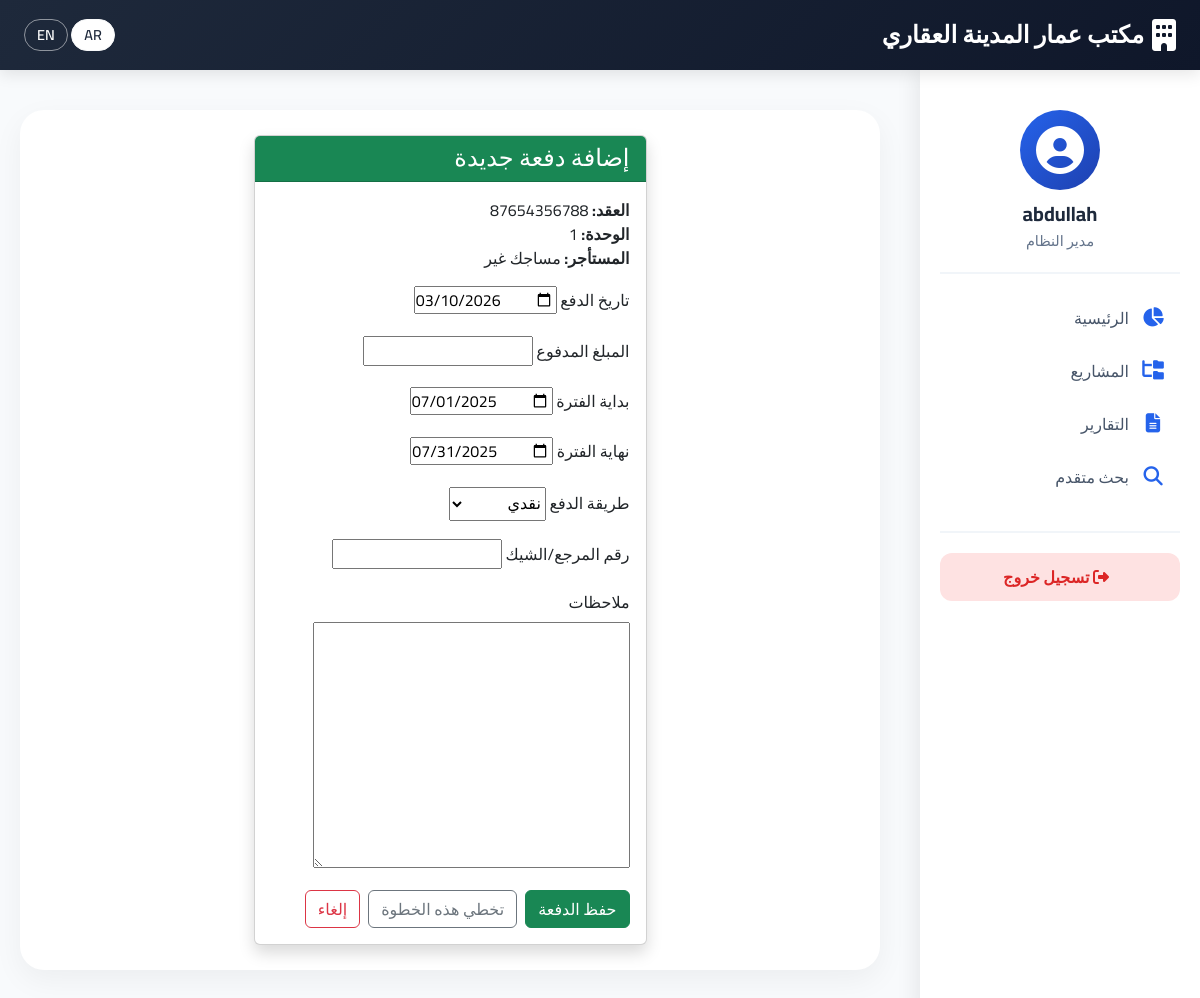
/add/payment/?contract=6 (signed in), run on the app's committed database.
### rentals/models.py (models this page shows, shortened)
class Contract(models.Model):
    RENT_TYPE_CHOICES = [
        ('monthly', 'شهري'),
        ('yearly', 'سنوي'),
    ]
    PAYMENT_INTERVAL_CHOICES = [
        ('monthly', 'شهري'),
        ('quarterly', 'ربع سنوي'),
        ('half_yearly', 'نصف سنوي'),
        ('yearly', 'سنوي'),
    ]
    contract_number = models.CharField(max_length=100, unique=True, verbose_name="رقم العقد")
    unit = models.ForeignKey(Unit, on_delete=models.CASCADE, related_name='contracts', verbose_name="الوحدة")
    tenant = models.ForeignKey(Tenant, on_delete=models.CASCADE, related_name='contracts', verbose_name="المستأجر")
    start_date = models.DateField(verbose_name="تاريخ بداية العقد")
    lease_duration_months = models.PositiveIntegerField(default=12, verbose_name="مدة العقد (بالأشهر)")
    rent_type = models.CharField(max_length=10, choices=RENT_TYPE_CHOICES, default='monthly', verbose_name="نوع الإيجار")
    rent_amount = models.DecimalField(max_digits=12, decimal_places=2, verbose_name="قيمة الإيجار")
    has_tax = models.BooleanField(default=True, verbose_name="تطبق الضريبة؟")
    tax_rate = models.DecimalField(max_digits=5, decimal_places=2, default=15.00, validators=[MinValueValidator(0), MaxValueValidator(100)], verbose_name="نسبة الضريبة (%)")
    payment_interval = models.CharField(max_length=20, choices=PAYMENT_INTERVAL_CHOICES, default='monthly', verbose_name="دورة السداد")
    is_active = models.BooleanField(default=True, verbose_name="العقد ساري؟")
    contract_file = models.FileField(upload_to='contracts/%Y/%m/', verbose_name="ملف العقد", blank=True, null=True)
    notes = models.TextField(blank=True, verbose_name="ملاحظات")
    created_at = models.DateTimeField(auto_now_add=True)
    updated_at = models.DateTimeField(auto_now=True)
    grace_period_days = models.PositiveIntegerField(default=0, verbose_name="فترة السماح (أيام)", help_text="عدد الأيام قبل بداية العقد التي لا تحتسب فيها الضريبة")
    class Meta:
        verbose_name = "عقد"
        verbose_name_plural = "العقود"
        ordering = ['-created_at']

class Unit(models.Model):
    UNIT_TYPES = [
        ('shop', 'محل تجاري'),
        ('apartment', 'شقة سكنية'),
        ('room', 'غرفة'),
        ('farm_unit', 'وحدة زراعية'),
        ('office', 'مكتب'),
        ('warehouse', 'مستودع'),
        ('other', 'أخرى'),
    ]
    sub_category = models.ForeignKey(SubCategory, on_delete=models.CASCADE, related_name='units', verbose_name="القسم الداخلي")
    unit_number = models.CharField(max_length=50, verbose_name="رقم/اسم الوحدة")
    unit_type = models.CharField(max_length=20, choices=UNIT_TYPES, verbose_name="نوع الوحدة")
    floor = models.IntegerField(verbose_name="الدور", null=True, blank=True)
    area = models.FloatField(verbose_name="المساحة (م²)", null=True, blank=True)
    is_rented = models.BooleanField(default=False, verbose_name="مؤجرة حالياً؟")
    notes = models.TextField(blank=True, verbose_name="ملاحظات")
    image = models.ImageField(upload_to='units/%Y/%m/', verbose_name="صورة الوحدة", blank=True, null=True)
    created_at = models.DateTimeField(auto_now_add=True)
    updated_at = models.DateTimeField(auto_now=True)
    class Meta:
        unique_together = ['sub_category', 'unit_number']
        verbose_name = "وحدة"
        verbose_name_plural = "الوحدات"
        ordering = ['sub_category', 'unit_number']

class Tenant(models.Model):
    name = models.CharField(max_length=200, verbose_name="الاسم الكامل")
    identity_number = models.CharField(max_length=50, verbose_name="رقم الهوية/الإقامة")
    phone = models.CharField(max_length=20, verbose_name="رقم الجوال")
    phone2 = models.CharField(max_length=20, blank=True, verbose_name="جوال آخر")
    email = models.EmailField(blank=True, verbose_name="البريد الإلكتروني")
    address = models.TextField(blank=True, verbose_name="العنوان")
    id_image = models.ImageField(upload_to=tenant_id_path, verbose_name="صورة الهوية", blank=True, null=True)
    notes = models.TextField(blank=True, verbose_name="ملاحظات")
    is_deleted = models.BooleanField(default=False, verbose_name="محذوف؟")
    created_at = models.DateTimeField(auto_now_add=True)
    class Meta:
        verbose_name = "مستأجر"
        verbose_name_plural = "المستأجرون"
        ordering = ['name']
        unique_together = ['identity_number', 'is_deleted']  # يسمح بتكرار الرقم مع is_deleted=True

### rentals/views.py (the view)
# urls.py: path('add/payment/', views.add_payment, name='add_payment'),
@login_required
@permission_required('rentals.add_payment', raise_exception=True)
def add_payment(request):
    contract_id = request.GET.get('contract') or request.session.get('new_contract_id')
    if not contract_id:
        messages.error(request, _('لم يتم تحديد العقد.'))
        return redirect('home')
    contract = get_object_or_404(Contract, pk=contract_id)
    if request.method == 'POST':
        if 'skip' in request.POST:
            for key in ['new_unit_id', 'new_tenant_id', 'new_contract_id']:
                request.session.pop(key, None)
            messages.success(request, _('تم إتمام عملية الإضافة بنجاح.'))
            return redirect('unit_detail', pk=contract.unit.id)
        form = PaymentForm(request.POST, request.FILES)
        if form.is_valid():
            payment = form.save(commit=False)
            payment.contract = contract
            payment.save()
            messages.success(request, _('تم إضافة الدفعة بنجاح.'))
        for key in ['new_unit_id', 'new_tenant_id', 'new_contract_id']:
            request.session.pop(key, None)
        return redirect('unit_detail', pk=contract.unit.id)
    else:
        initial_data = {
            'payment_date': date.today(),
            'for_period_start': contract.start_date,
            'for_period_end': contract.start_date + relativedelta(months=1) - timedelta(days=1),
        }
        form = PaymentForm(initial=initial_data)
    return render(request, 'rentals/add_payment.html', {'form': form, 'contract': contract})

### rentals/forms.py
class PaymentForm(forms.ModelForm):
    class Meta:
        model = Payment
        fields = ['payment_date', 'amount_paid', 'for_period_start', 'for_period_end', 'payment_method', 'reference_number', 'notes']
        labels = {
            'payment_date': _('تاريخ الدفع'),
            'amount_paid': _('المبلغ المدفوع'),
            'for_period_start': _('بداية الفترة'),
            'for_period_end': _('نهاية الفترة'),
            'payment_method': _('طريقة الدفع'),
            'reference_number': _('رقم المرجع/الشيك'),
            'notes': _('ملاحظات'),
        }
        widgets = {
            'payment_date': forms.DateInput(attrs={'type': 'date'}),
            'for_period_start': forms.DateInput(attrs={'type': 'date'}),
            'for_period_end': forms.DateInput(attrs={'type': 'date'}),
        }
    def __init__(self, *args, **kwargs):
        super().__init__(*args, **kwargs)
        self.fields['reference_number'].required = False
        self.fields['notes'].required = False

### rentals/templates/rentals/add_payment.html (shortened to what this page needs)
{% extends 'rentals/base.html' %}
{% load i18n %}
{% block content %}
<div class="row justify-content-center">
    <div class="col-md-8 col-lg-6">
        <div class="card shadow">
            <div class="card-header bg-success text-white">
                <h4 class="mb-0">{% trans "إضافة دفعة جديدة" %}</h4>
            </div>
            <div class="card-body">
                <p class="mb-3">
                    <strong>{% trans "العقد:" %}</strong> {{ contract.contract_number }}<br>
                    <strong>{% trans "الوحدة:" %}</strong> {{ contract.unit.unit_number }}<br>
                    <strong>{% trans "المستأجر:" %}</strong> {{ contract.tenant.name }}
                </p>
                <form method="post">
                    {% for field in form %}
                        <div class="mb-3">
                            <label for="{{ field.id_for_label }}" class="form-label">{{ field.label }}</label>
                            {{ field }}
                        </div>
                    {% endfor %}
                    <div class="d-flex gap-2">
                        <button type="submit" class="btn btn-success">
                             {% trans "حفظ الدفعة" %}
                        </button>
                        <button type="submit" name="skip" value="1" class="btn btn-outline-secondary">
                            {% trans "تخطي هذه الخطوة" %}
                        </button>
                        <a href="{% url 'unit_detail' contract.unit.id %}" class="btn btn-outline-danger">{% trans "إلغاء" %}</a>
                    </div>
                </form>
            </div>
        </div>
    </div>
</div>
{% endblock %}

### rentals/templates/rentals/base.html (shortened to what this page needs)
<!DOCTYPE html>
{% load static i18n %}
<html lang="ar" dir="rtl">
<head>
    <link rel="stylesheet" href="https://cdn.jsdelivr.net/npm/bootstrap@5.3.2/dist/css/bootstrap.rtl.min.css">
    <link rel="stylesheet" href="https://cdnjs.cloudflare.com/ajax/libs/font-awesome/6.5.1/css/all.min.css">
</head>
<body>
    <nav class="navbar navbar-custom">
        <div class="container-fluid px-4">
            <a class="navbar-brand" href="{% url 'home' %}">
                <i class="fas fa-building"></i>
                مكتب عمار المدينة العقاري
            </a>
            <div class="language-switcher">
                <form action="{% url 'set_language' %}" method="post" class="d-inline">
                    <button type="submit" name="language" value="ar" class="btn btn-sm btn-light">AR</button>
                    <button type="submit" name="language" value="en" class="btn btn-sm btn-outline-light">EN</button>
                </form>
            </div>
        </div>
    </nav>
    <div class="sidebar" id="sidebar">
        <div class="user-info">
            <div class="avatar">
                <i class="fas fa-user-circle"></i>
            </div>
            <h5>{{ user.get_username|default:"زائر" }}</h5>
            <p>{% if user.is_superuser %}مدير النظام{% else %}مستخدم{% endif %}</p>
        </div>
        <ul class="sidebar-menu">
            <li>
                <a href="{% url 'home' %}" {% if request.path == '/' %}class="active"{% endif %}>
                    <i class="fas fa-chart-pie"></i> الرئيسية
                </a>
            </li>
            <li>
                <a href="{% url 'main_categories' %}" {% if '/categories/' in request.path %}class="active"{% endif %}>
                    <i class="fas fa-folder-tree"></i> المشاريع
                </a>
            </li>
            <li>
                <a href="{% url 'reports_dashboard' %}" {% if '/reports/' in request.path %}class="active"{% endif %}>
                    <i class="fas fa-file-alt"></i> التقارير
                </a>
            </li>
            <li>
                <a href="{% url 'advanced_search' %}" {% if '/search/' in request.path %}class="active"{% endif %}>
                    <i class="fas fa-search"></i> بحث متقدم
                </a>
            </li>
        </ul>
        <div class="sidebar-footer">
            {% if user.is_authenticated %}
            <a href="{% url 'logout' %}" class="logout-btn">
                <i class="fas fa-sign-out-alt ms-2"></i> تسجيل خروج
            </a>
            {% else %}
            <a href="{% url 'login' %}" class="btn btn-primary-custom w-100 py-2">
                <i class="fas fa-sign-in-alt ms-2"></i> دخول
            </a>
            {% endif %}
        </div>
    </div>
    <div class="main-content" id="mainContent">
        <div class="content-card">
            {% block content %}{% endblock %}
        </div>
    </div>
</body>
</html>

### rentals/templates/rentals/base.html (style rules this page uses)
* { font-family: 'Cairo', sans-serif; }
body { background-color: #f8fafc; margin: 0; padding: 0; }
.navbar-custom { background: linear-gradient(135deg, #1e293b, #0f172a); box-shadow: 0 4px 15px rgba(0,0,0,0.1); padding: 12px 0; position: fixed; top: 0; left: 0; right: 0; z-index: 1030; height: 70px; }
.navbar-custom .navbar-brand { color: white; font-weight: 700; font-size: 1.5rem; display: flex; align-items: center; gap: 8px; }
.navbar-custom .navbar-brand i { font-size: 2rem; }
.language-switcher .btn { border-radius: 20px; padding: 4px 12px; font-size: 0.9rem; font-weight: 600; }
.language-switcher .btn-light { background: white; color: #1e293b; }
.language-switcher .btn-outline-light { border-color: rgba(255,255,255,0.5); color: white; }
.sidebar { position: fixed; top: 70px; right: 0; bottom: 0; width: 280px; background: white; box-shadow: -4px 0 20px rgba(0,0,0,0.08); padding: 20px; overflow-y: auto; transition: 0.3s; z-index: 1020; }
.sidebar .user-info { text-align: center; padding: 20px 0; border-bottom: 2px solid #f1f5f9; margin-bottom: 20px; }
.sidebar .user-info .avatar { width: 80px; height: 80px; background: linear-gradient(135deg, #2563eb, #1e40af); border-radius: 50%; display: flex; align-items: center; justify-content: center; margin: 0 auto 12px; }
.sidebar .user-info .avatar i { font-size: 3rem; color: white; }
.sidebar .user-info h5 { color: #1e293b; font-weight: 700; margin-bottom: 4px; }
.sidebar .user-info p { color: #64748b; font-size: 0.9rem; margin: 0; }
.sidebar-menu { list-style: none; padding: 0; margin: 0; }
.sidebar-menu li { margin-bottom: 5px; }
.sidebar-menu a { display: flex; align-items: center; padding: 12px 15px; color: #475569; text-decoration: none; border-radius: 12px; transition: 0.2s; font-weight: 500; }
.sidebar-menu a i { margin-left: 12px; width: 24px; text-align: center; color: #2563eb; font-size: 1.2rem; }
.sidebar-footer { margin-top: 30px; padding-top: 20px; border-top: 2px solid #f1f5f9; }
.logout-btn { display: block; padding: 12px; background: #fee2e2; color: #dc2626; text-align: center; text-decoration: none; border-radius: 12px; font-weight: 600; transition: 0.2s; }
.main-content { margin-right: 300px; margin-top: 90px; padding: 20px; min-height: 100vh; transition: margin-right 0.3s; }
.content-card { background: white; border-radius: 24px; box-shadow: 0 10px 30px rgba(0,0,0,0.05); padding: 25px; margin-bottom: 25px; }

### data on the page
Contract: contract_number "87654356788", unit.unit_number "1", tenant.name "مساجك غير"

### other printed values
{{ user.get_username|default:"زائر" }} "abdullah"
{{ field.label }} "تاريخ الدفع" "المبلغ المدفوع" "بداية الفترة" "نهاية الفترة" "طريقة الدفع" "رقم المرجع/الشيك" "ملاحظات"
